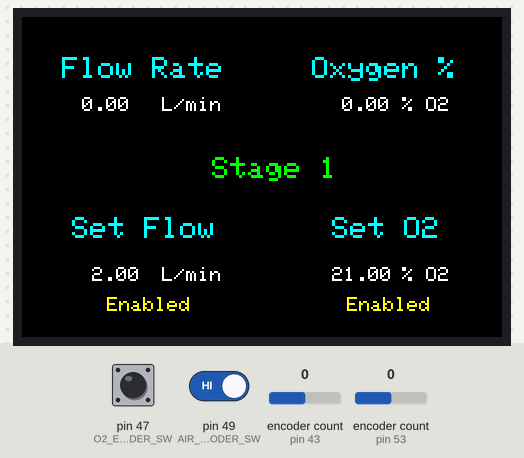
A sketch run on a simulated Arduino Mega 2560, built with avr-gcc and run on an emulated ATmega2560. Parts: 480×320 colour display. The inputs (shaded band) are chosen by the test bench; at power-on: pin 47 (O2_ENCODER_SW) HIGH, pin 49 (AIR_ENCODER_SW) HIGH, encoder count (sensors on pin 43, pin 53) 0. What the sketch prints to the serial monitor is not drawn.

Above: at 1.5 s.
1.6 s: pin 47 (O2_ENCODER_SW) driven LOW
At 3.0 s:
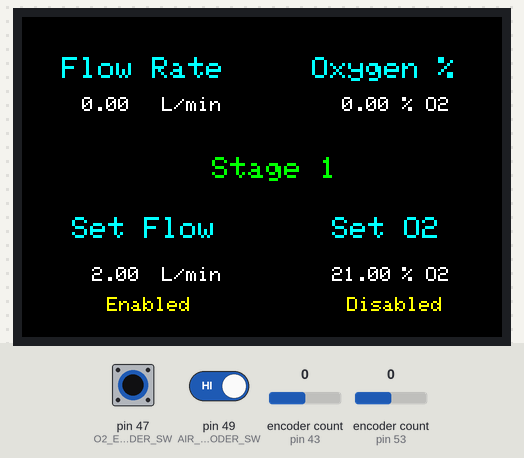
3.3 s: pin 49 (AIR_ENCODER_SW) driven LOW
At 4.5 s:
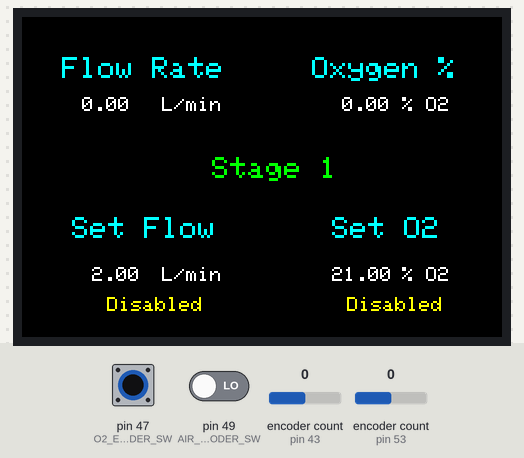
5.0 s: pin 47 (O2_ENCODER_SW) pulsed HIGH 5 times (0.12 s each, 0.3 s apart)
At 7.5 s:
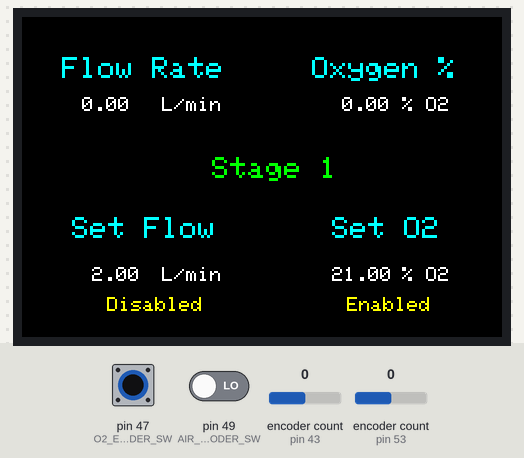
8.0 s: encoder count (sensor on pin 43) set to 1
9.5 s: encoder count (sensor on pin 43) set to 2
11.0 s: encoder count (sensor on pin 43) set to 3
Timing chart, 0 to 13.5 s (numbered marks = the images above; inputs shaded):
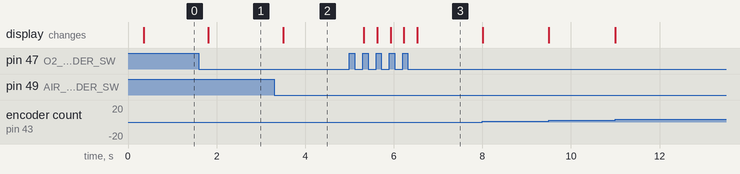

Measured:
- after the input at 1.6 s, the display: changes after 0.21 s (image 1)
- after the input at 3.3 s, the display: changes after 0.21 s (image 2)
- after the input at 5.0 s, the display: changes after 0.33 s (image 3)

The sketch:

UI_Mega.ino
```cpp
#include <Arduino.h>
#include <RotaryEncoder.h>
#include <LCDWIKI_GUI.h> // Core graphics library
#include <LCDWIKI_KBV.h> // Hardware-specific library

// Define the pins for the rotary encoders
#define O2_ENCODER_CLK 45
#define O2_ENCODER_DT 43
#define O2_ENCODER_SW 47

#define AIR_ENCODER_CLK 51
#define AIR_ENCODER_DT 53
#define AIR_ENCODER_SW 49

// Create encoder objects
RotaryEncoder O2Encoder(O2_ENCODER_DT, O2_ENCODER_CLK, RotaryEncoder::LatchMode::FOUR3);
RotaryEncoder AirEncoder(AIR_ENCODER_DT, AIR_ENCODER_CLK, RotaryEncoder::LatchMode::FOUR3);

// Setpoint variables
int O2Setp = 21;
int FlowSetp = 2;

// Variables for actual sensor readings
float O2Reading = 0;
float FlowReading = 0;

// State variables
bool O2Adjustable = true;
bool AirAdjustable = true;
bool O2LastSwitchState = HIGH;
bool AirLastSwitchState = HIGH;

// Flag to indicate fetching sensor data
bool fetchingSensorData = false;

// Flag to print "Reset" on the screen only once so it doesn't flicker
bool resetDisplayed = false;

// LCD object
LCDWIKI_KBV mylcd(320,480,A3,A2,A1,A0,A4); //width,height,cs,cd,wr,rd,reset

// Color definitions (if not already defined in the library)
#define CYAN   0x07FF
#define BLACK  0x0000
#define LIME   0x07E0
#define WHITE  0xFFFF
#define YELLOW 0xFFE0

void PrintInitialScreen() {
  mylcd.Set_Text_Mode(0);
  mylcd.Set_Text_Back_colour(BLACK);

  // Box 1 - Top Left - Flow Rate
  mylcd.Set_Text_colour(CYAN);
  mylcd.Set_Text_Size(3);
  mylcd.Print_String("Flow Rate", 40, 40);
  mylcd.Set_Text_colour(WHITE);
  mylcd.Set_Text_Size(2);
  mylcd.Print_String("L/min", 140, 80);

  // Box 2 - Top Right - O2%
  mylcd.Set_Text_Size(3);
  mylcd.Set_Text_colour(CYAN);
  mylcd.Print_String("Oxygen %", 290, 40);
  mylcd.Set_Text_colour(WHITE);
  mylcd.Set_Text_Size(2);
  mylcd.Print_String("% O2", 380, 80);

  // Box 3 - Bottom Left - Set Flow
  mylcd.Set_Text_colour(CYAN);
  mylcd.Set_Text_Size(3);
  mylcd.Print_String("Set Flow", 50, 200);
  mylcd.Set_Text_colour(WHITE);
  mylcd.Set_Text_Size(2);
  mylcd.Print_String("L/min", 140, 250);

  // Box 4 - Bottom Right - Set O2
  mylcd.Set_Text_colour(CYAN);
  mylcd.Set_Text_Size(3);
  mylcd.Print_String("Set O2", 310, 200);
  mylcd.Set_Text_colour(WHITE);
  mylcd.Set_Text_Size(2);
  mylcd.Print_String("% O2", 380, 250);
}

void UpdateFlowReading(float Flow_Reading) {
  mylcd.Set_Text_colour(WHITE);
  mylcd.Set_Text_Size(2);
  mylcd.Print_Number_Float(Flow_Reading, 2, 60, 80, '.', 0, ' ');
}

void UpdateO2Reading(float O2_Reading) {
  mylcd.Set_Text_colour(WHITE);
  mylcd.Set_Text_Size(2);
  mylcd.Print_Number_Float(O2_Reading, 2, 320, 80, '.', 0, ' ');
}

void UpdateFlowSetpoint(float Flow_Setpoint) {
  mylcd.Set_Text_colour(WHITE);
  mylcd.Set_Text_Size(2);
  mylcd.Print_Number_Float(Flow_Setpoint, 2, 70, 250, '.', 0, ' ');
}

void UpdateO2Setpoint(float O2_Setpoint) {
  mylcd.Set_Text_colour(WHITE);
  mylcd.Set_Text_Size(2);
  mylcd.Print_Number_Float(O2_Setpoint, 2, 310, 250, '.', 0, ' ');
}

void DisplayMiddleText(const char* text) {
  // Clear the previous text by drawing a rectangle over the text area
  mylcd.Set_Draw_color(BLACK);
  mylcd.Fill_Rectangle(190, 140, 480, 160); // Adjust the coordinates and dimensions as needed

  // Display the new text
  mylcd.Set_Text_Back_colour(BLACK);
  mylcd.Set_Text_colour(LIME); // Change the color as needed
  mylcd.Set_Text_Size(3);       // Change the size as needed
  mylcd.Print_String(text, 190, 140); // Adjust the coordinates as needed
}

void DisplayBottomLeftText(const char* text) {
  // Clear the previous text by drawing a rectangle over the text area
  mylcd.Set_Draw_color(BLACK);
  mylcd.Fill_Rectangle(70, 280, 240, 300); // Adjust the coordinates and dimensions as needed

  // Display the new text
  mylcd.Set_Text_Back_colour(BLACK);
  mylcd.Set_Text_colour(YELLOW); // Change the color as needed
  mylcd.Set_Text_Size(2);        // Change the size as needed
  mylcd.Print_String(text, 85, 280); // Adjust the coordinates as needed
}

void DisplayBottomRightText(const char* text) {
  // Clear the previous text by drawing a rectangle over the text area
  mylcd.Set_Draw_color(BLACK);
  mylcd.Fill_Rectangle(310, 280, 480, 300); // Adjust the coordinates and dimensions as needed

  // Display the new text
  mylcd.Set_Text_Back_colour(BLACK);
  mylcd.Set_Text_colour(YELLOW); // Change the color as needed
  mylcd.Set_Text_Size(2);        // Change the size as needed
  mylcd.Print_String(text, 325, 280); // Adjust the coordinates as needed
}

void setup() {
  Serial.begin(115200);
  Serial1.begin(9600); // Initialize Serial1 for communication
  Serial.println("Stage 1: Inputting setpoints and calculating flow values");

  // Set the switch pins as input with internal pull-up resistors
  pinMode(O2_ENCODER_SW, INPUT_PULLUP);
  pinMode(AIR_ENCODER_SW, INPUT_PULLUP);

  // Initialize LCD
  mylcd.Init_LCD();
  mylcd.Fill_Screen(BLACK);
  mylcd.Set_Rotation(1); // Landscape Orientation

  // Print the initial screen layout
  PrintInitialScreen();

  // Initial values update
  UpdateFlowReading(0);
  UpdateO2Reading(0);
  UpdateFlowSetpoint(FlowSetp);
  UpdateO2Setpoint(O2Setp);

  DisplayBottomLeftText("Enabled");
  DisplayBottomRightText("Enabled");
  DisplayMiddleText("Stage 1");
}

void loop() {
  // Read the O2 encoder switch state
  bool O2SwitchState = digitalRead(O2_ENCODER_SW);
  if (O2SwitchState == LOW && O2LastSwitchState == HIGH) {
    // Toggle O2Adjustable state
    O2Adjustable = !O2Adjustable;
    Serial.print("O2 Adjustment: ");
    Serial.println(O2Adjustable ? "Enabled" : "Disabled");
    delay(200); // Debounce delay
    Serial1.print("O2 Adjustment: "); // Send updated O2Setp
    Serial1.println(O2Adjustable ? "Enabled" : "Disabled");

    // Update display
    DisplayBottomRightText(O2Adjustable ? "Enabled" : "Disabled");
  }
  O2LastSwitchState = O2SwitchState;

  // Read the Air encoder switch state
  bool AirSwitchState = digitalRead(AIR_ENCODER_SW);
  if (AirSwitchState == LOW && AirLastSwitchState == HIGH) {
    // Toggle AirAdjustable state
    AirAdjustable = !AirAdjustable;
    Serial.print("Air Adjustment: ");
    Serial.println(AirAdjustable ? "Enabled" : "Disabled");
    delay(200); // Debounce delay
    Serial1.print("Air Adjustment: ");
    Serial1.println(AirAdjustable ? "Enabled" : "Disabled");

    // Update display
    DisplayBottomLeftText(AirAdjustable ? "Enabled" : "Disabled");
  }
  AirLastSwitchState = AirSwitchState;

  // Update the O2 encoder state
  if (O2Adjustable) {
    static int O2_pos = 0;
    O2Encoder.tick();
    int O2_newPos = O2Encoder.getPosition();
    if (O2_pos != O2_newPos) {
      O2Setp += (O2_newPos - O2_pos);
      O2Setp = constrain(O2Setp, 21, 100); // Adjust O2 setpoint value within a range
      Serial.print("O2 Setpoint: ");
      Serial.println(O2Setp);
      UpdateO2Setpoint(O2Setp);
      Serial1.print("O2:"); // Send updated O2Setp
      Serial1.println(O2Setp);
    }
    O2_pos = O2_newPos;
  }

  // Update the Air encoder state
  if (AirAdjustable) {
    static int air_pos = 0;
    AirEncoder.tick();
    int air_newPos = AirEncoder.getPosition();
    if (air_pos != air_newPos) {
      FlowSetp += (air_newPos - air_pos);
      FlowSetp = constrain(FlowSetp, 2, 60); // Adjust air setpoint value within a range
      Serial.print("Flow Setpoint: ");
      Serial.println(FlowSetp);
      UpdateFlowSetpoint(FlowSetp);
      Serial1.print("Flow:"); // Send updated FlowSetp
      Serial1.println(FlowSetp);
    }
    air_pos = air_newPos;
  }

  // Update LCD with sensor data from the other Mega
  if (!AirAdjustable && !O2Adjustable) {
    // Set the flag to indicate fetching sensor data
    fetchingSensorData = true;

    if (Serial1.available() > 0) {
      String receivedData = Serial1.readStringUntil('\n');
      if (receivedData.startsWith("Stage")) {
        Serial.print("Received stage number via Serial1");
        DisplayMiddleText(receivedData.c_str()); // Update screen with stage number
      } else if (receivedData.startsWith("Sensor flow rate:")) {
        FlowReading = receivedData.substring(17).toFloat();
        Serial.print("Received sensor flow rate reading via Serial1: ");
        Serial.println(FlowReading);
        UpdateFlowReading(FlowReading);
      } else if (receivedData.startsWith("Sensor O2 %:")) {
        O2Reading = receivedData.substring(12).toFloat();
        Serial.print("Received sensor O2 % reading via Serial1: ");
        Serial.println(O2Reading);
        UpdateO2Reading(O2Reading);
      }
    }
  }

  // After the system reaches the desired setpoints, the system resets (i.e. both air and oxygen valves are closed)
  // if the user enables both setpoint adjustments. To do this, the user presses each of the encoders once.
  if (fetchingSensorData && AirAdjustable && O2Adjustable) {
    if (!resetDisplayed) {
      Serial1.println("Reset"); // Send reset signal to the other Mega
      DisplayMiddleText("Reset"); // Update screen
      Serial.println("Both knobs pressed. Sending reset signal.");
      resetDisplayed = true; // Set the flag to true after displaying "Reset"
    }

    if (Serial1.available() > 0) {
      String receivedData = Serial1.readStringUntil('\n');
      if (receivedData.startsWith("Reset done")) {
        // Display 0 for the sensor readings for both flow and o2
        UpdateFlowReading(0);
        UpdateO2Reading(0);
        resetDisplayed = false; // Reset the flag after receiving "Reset done"
        DisplayMiddleText("Stage 1"); // Goes back to Stage 1
      }
    }
  } else {
    resetDisplayed = false; // Reset the flag if the condition is no longer met
  }

  delay(1); // Small delay to reduce screen flicker
}
```
